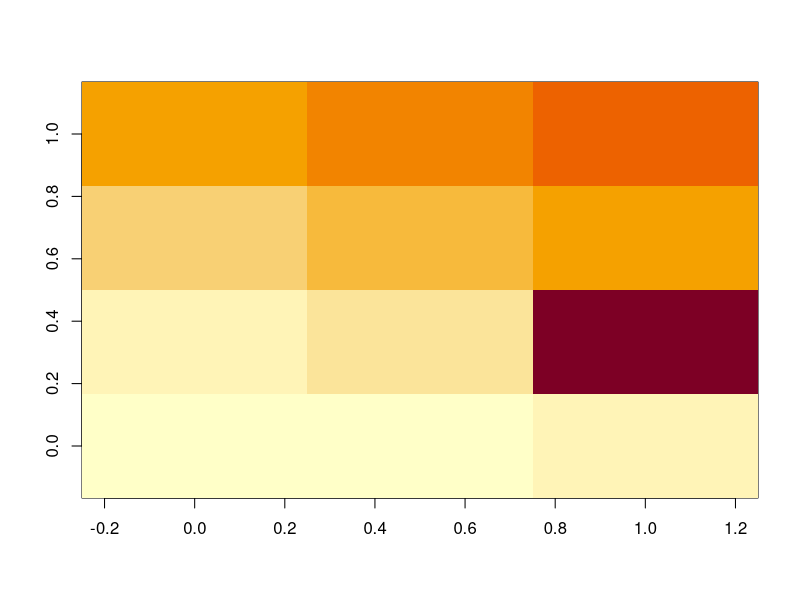
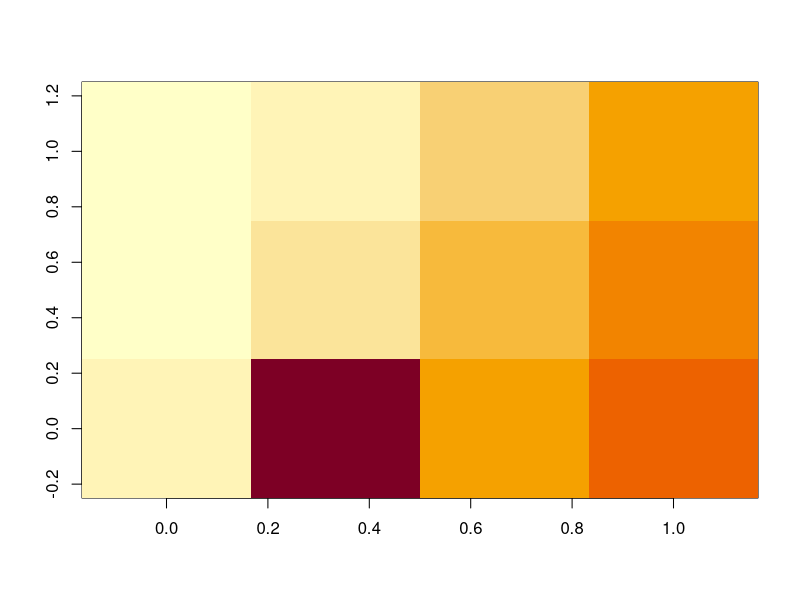

Generate these figures, in order, with R:
matx <- matrix(1:12, 3, 4)
matx[3,2] <- 19
matx
image(matx)
rotate <- function(x) t(apply(x, 2, rev))
imag <- function(m){
  imag
}
image(rotate(matx))

#Carroll Funktiton------------------
carl <- function(temp=20){
  tempK <- 273.15+temp # in Grad Celsius
  newH <- exp((-6.8346)+((1.2817*10^4)/tempK)-
                ((3.7668*10^6)/tempK^2)+((2.997*10^8)/(tempK^3))) 
  newkpa <- 1/newH   #Umrechen von Mg Pa auf Kg Pa
  newkpa <- newkpa/1000 
  newkpa <- newkpa*(998/18)
  return(newkpa)
}
#Dissoziationstufen der 6 Carbonat Spezies-------------------
#1
ca2 <- function(pco02, temp1, ph, ga){
  patial_co24 <- (10^(8.28 - log10(carl(temp=temp1)))*((10^-ph)^2))/(pco02*ga)
  return(patial_co24)
}
#2
cahco3 <- function(pco02, temp1, ph, ga){
  patial_co25 <- ((10^3.02)*(10^-ph))/ga
  return(patial_co25)
}
#3
H <- function(pco02, temp1, ph, ga){
  patial_co21<-(10^-ph)/ga
  return(patial_co21)
}
#4
HCo3 <- function(pco02, temp1, ph, ga){
  patial_co22 <- (10^(-6.36+log10(carl(temp=temp1)))*pco02)/(ga*(10^-ph))
  return(patial_co22)
}
#5
co23 <- function(pco02, temp1, ph, ga){
  patial_co23 <- (10^(-16.69+log10(carl(temp=temp1)))*pco02)/(ga*((10^-ph)^2))
  return(patial_co23)
}
#6
oh <- function(pco02, temp1, ph, ga){
  patial_co26 <- (10^-14)/((10^-ph)*ga)
  return(patial_co26)
}
#Elektroneutralit?tsformel als Funktion (Dividiert durch die jeweiligen Aktivit?tskoeffizienten usw.)------------------
sumCA <- function(pco02, temp1, ph, ga){
  sumCAer <- (2*ca2(pco02=pco02, temp1=temp1, ph=ph, ga=ga[1]))+
    cahco3(pco02=pco02, temp1=temp1, ph=ph, ga=ga[2])+
    H(pco02=pco02, temp1=temp1, ph=ph, ga=ga[3])-
    HCo3(pco02=pco02, temp1=temp1, ph=ph, ga=ga[4])-
    (2*co23(pco02=pco02, temp1=temp1, ph=ph, ga=ga[5]))-
    oh(pco02=pco02, temp1=temp1, ph=ph, ga=ga[6])
  return(sumCAer)
}
#Beispiel
ga <- rep(1, 6)#Gamma wird als Vektor ?bergeben
sumCA(pco02=1, temp=20, ph=7, ga=ga) #0.008107546

#Ionenst?rke errechen um neuen  Aktivit?tskoeffizienten Gamma zu bekommen--------
phmu<-function(pco02=pco02, temp1=temp1, ph=ph, ga=ga){
  #Ionenstärke mu 
  mu <- 0.5*(ca2(pco02=pco02, temp1=temp1, ph=ph,ga=ga[1])*
               4+cahco3(pco02=pco02, temp1 =temp1, ph=ph,ga=ga[2])+
               H(pco02=pco02, temp1=temp1, ph=ph,ga=ga[3])+
               HCo3(pco02=pco02, temp1=temp1, ph=ph,ga=ga[4])+
               co23(pco02=pco02, temp1=temp1, ph=ph,ga=ga[5])*
               4+oh(pco02=pco02, temp1=temp1, ph=ph,ga=ga[6]))
  #temperaturabhängige Koeffizienten usw
  A<-0.504
  B<-0.327e+8
  d<-c(6e-8, 3e-8, 9e-8, 4e-8, 4.5e-8, 3.5e-8)
  z<-c(2,1,1,1,2,1)
  #Vektor f?r Gamma erstellen und durch Debye-H?ckel-Formel neu errechen
  ga<-numeric(6) 
  for(i in 1:6){
    ga[i] <- 10^(((-A*z[i]^2) * sqrt(mu))/(1+B * d[i] * (sqrt(mu))))
  }
  return(ga) 
}

#Wir haben 6 unbekannte Spezies, wir kennen PCO2 und kennen 7 Zusammenh?nge-----
#Gleichungen -> versuchen zu l?sen
co2pa_ca <- function(pco02, temp1){#Funktion braucht Patialdurck und Temperatur
  ga <- rep(1,6) #Gamma anfangs immer auf 1 und PH auf 7
  ph <- 7
  repeat{
    ph1 <- ph
    Int <- 7
    repeat{
      er <- sumCA(pco02=pco02, temp1=temp1, ph=ph, ga=ga)
      if(abs(er) < 1e-8|Int==0){
        break
      }else{
        Int <- Int/2
        if(er > 0){
          ph<-ph+Int
        }else{
          ph <- ph - Int}
      }
    }
    if(abs(ph1-ph)<1/1000){#f?r schnellere Durchl?ufe reichen auch 1000
      return(c(ga,ph, pco02)) #Bevor auch die zweite repeat Schleife
      #abricht werden 6*Gammas, PH, und der CO2-Patialdruck ausgeben
      break
    }else{
      ga <- phmu(pco02=pco02, temp1=temp1, ph=ph, ga=ga)#neue Gammas abrufen
    }
  }
}
#Beispiel
co2pa_ca(pco02=0.3, temp=10)#0.7729347 0.9341701 0.9407609 0.9353685
#0.7673852 0.9347748 7.5415645 0.3000000

#Für einen Bekannten pH-Wert und einen unbekannten CO2 Patialdruck#####
#Wir haben 6 unbekannte Spezies, wir kennen PCO2 und kennen 7 Zusammenh?nge-----
#Gleichungen -> versuchen zu l?sen
pH_ca_fun <- function(ph, temp1){#Funktion braucht Patialdurck und Temperatur
  ga <- rep(1,6) #Gamma anfangs immer auf 1 und PH auf 7
  pco02 <- 2.5
  repeat{
    pco02_1 <- pco02
    Int <- 2.5
    repeat{
      er <- sumCA(pco02=pco02, temp1=temp1, ph=ph, ga=ga)
      if(abs(er) < 1e-8|Int==0){
        break
      }else{
        Int <- Int/2
        if(er > 0){
          pco02 <- pco02 + Int
        }else{
          pco02 <- pco02 - Int}
      }
    }
    if(abs(pco02_1 - pco02)<1/10000){#f?r schnellere Durchl?ufe reichen auch 1000
      return(c(ga,ph, pco02)) #Bevor auch die zweite repeat Schleife
      #abricht werden 6*Gammas, PH, und der CO2-Patialdruck ausgeben
      break
    }else{
      ga <- phmu(pco02=pco02, temp1=temp1, ph=ph, ga=ga)#neue Gammas abrufen
    }
  }
}
#Beispiel
pH_ca_fun(ph = 5, temp=10)#0.7729347 0.9341701 0.9407609 0.9353685
#0.7673852 0.9347748 7.5415645 0.3000000
##